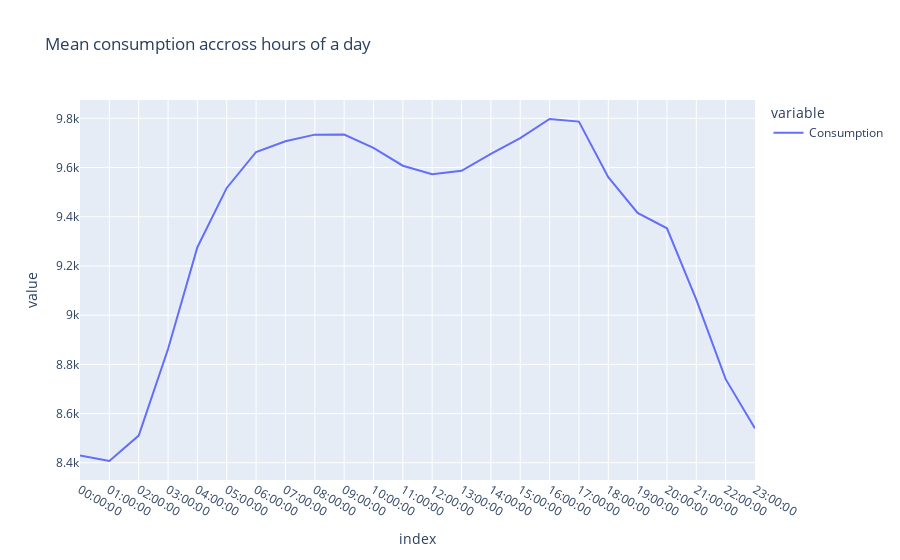

Notebook cell for this chart:
### Code cell
Grouped_consumption=Hourly_consumption.groupby(Hourly_consumption.index.time).mean()
fig2=px.line(Grouped_consumption,title="Mean consumption accross hours of a day")
fig2.show()

### Figure 1 — Plotly figure (JSON) as saved in the notebook; plotly's stock layout.template omitted (floating-point values rounded to 4 significant figures)
{"data": [{"hovertemplate": "variable=Consumption<br>index=%{x}<br>value=%{y}<extra></extra>", "legendgroup": "Consumption", "line": {"color": "#636efa", "dash": "solid"}, "marker": {"symbol": "circle"}, "mode": "lines", "name": "Consumption", "orientation": "v", "showlegend": true, "type": "scatter", "x": ["00:00:00", "01:00:00", "02:00:00", "03:00:00", "04:00:00", "05:00:00", "06:00:00", "07:00:00", "08:00:00", "09:00:00", "10:00:00", "11:00:00", "12:00:00", "13:00:00", "14:00:00", "15:00:00", "16:00:00", "17:00:00", "18:00:00", "19:00:00", "20:00:00", "21:00:00", "22:00:00", "23:00:00"], "xaxis": "x", "y": [8430.0, 8407.0, 8510.0, 8862.0, 9276.0, 9517.0, 9663.0, 9707.0, 9734.0, 9734.0, 9680.0, 9607.0, 9573.0, 9587.0, 9655.0, 9719.0, 9797.0, 9787.0, 9561.0, 9415.0, 9353.0, 9063.0, 8740.0, 8540.0], "yaxis": "y"}], "layout": {"legend": {"title": {"text": "variable"}, "tracegroupgap": 0}, "title": {"text": "Mean consumption accross hours of a day"}, "xaxis": {"anchor": "y", "domain": [0, 1], "title": {"text": "index"}}, "yaxis": {"anchor": "x", "domain": [0, 1], "title": {"text": "value"}}}}
